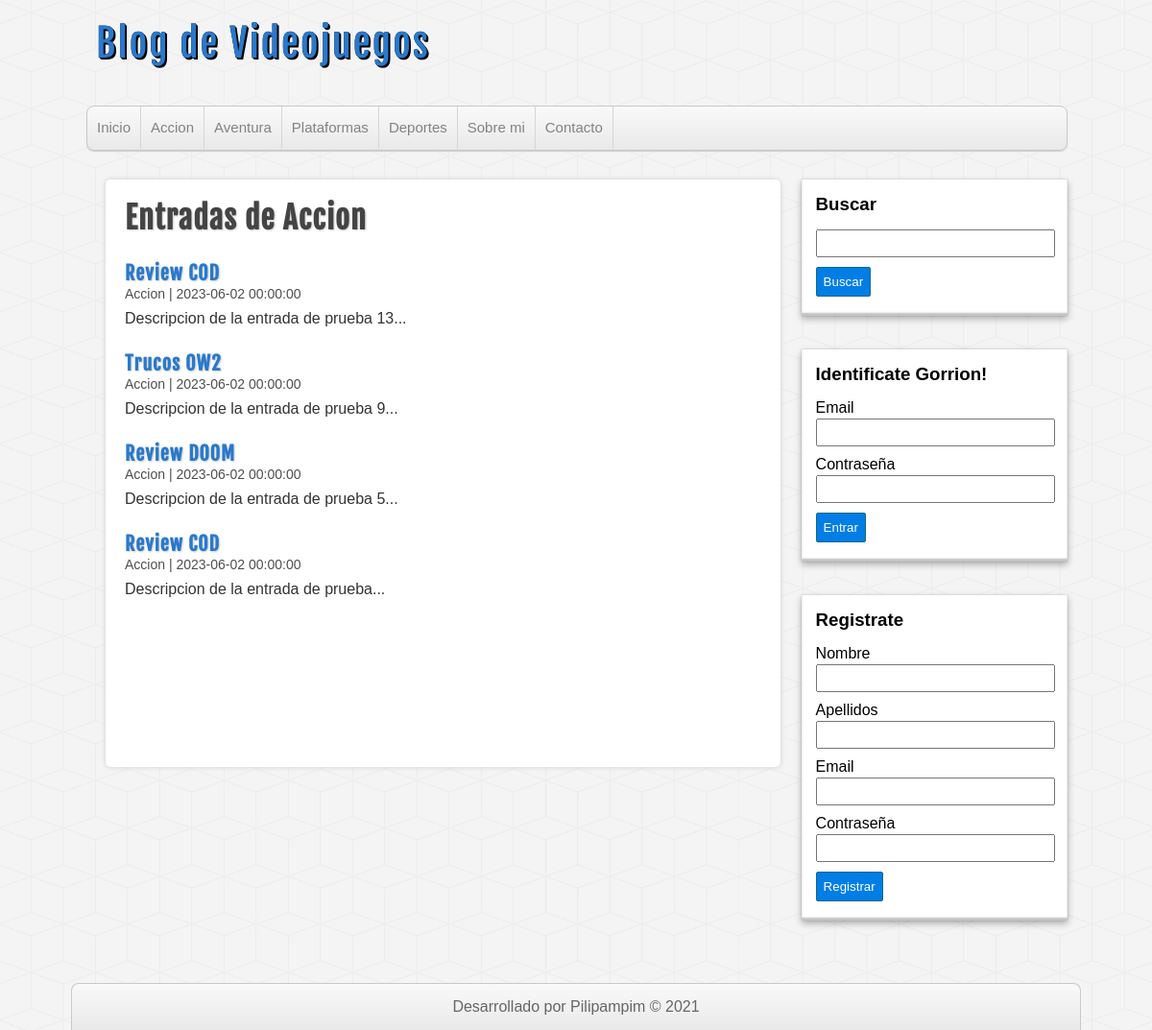
Page /proyecto-php/categoria.php?id=1 on the committed database.
### tables this page shows
CREATE TABLE categorias(
  id INT(11) NOT NULL AUTO_INCREMENT,
  nombre VARCHAR(100) NOT NULL,
  CONSTRAINT pk_categorias PRIMARY KEY(id)
);

CREATE TABLE entradas(
  id INT(11) NOT NULL AUTO_INCREMENT,
  usuario_id INT(11) NOT NULL,
  categoria_id INT(11) NOT NULL,
  titulo VARCHAR(255) NOT NULL,
  descripcion MEDIUMTEXT,
  fecha DATETIME NOT NULL DEFAULT CURRENT_TIMESTAMP,
  CONSTRAINT pk_entradas PRIMARY KEY(id),
  CONSTRAINT fk_entradas_usuarios FOREIGN KEY(usuario_id) REFERENCES usuarios(id),
  CONSTRAINT fk_entradas_categorias FOREIGN KEY(categoria_id) REFERENCES categorias(id)
);

### proyecto-php/includes/helpers.php (called while the page is built, shortened)
<?php
function conseguirCategorias($conexion)
{
    $sql = "SELECT * FROM categorias ORDER BY id ASC;";
    $categorias = mysqli_query($conexion, $sql);
    $resultado = array();
    if ($categorias && mysqli_num_rows($categorias) >= 0) {
        $resultado = $categorias;
    }
    return $resultado;
}
function conseguirCategoria($conexion, $id)
{
    $sql = "SELECT * FROM categorias WHERE id = $id;";
    $categorias = mysqli_query($conexion, $sql);
    $resultado = array();
    if ($categorias && mysqli_num_rows($categorias) >= 0) {
        $resultado = mysqli_fetch_assoc($categorias);
    }
    return $resultado;
}
function conseguirEntradas($conexion, $limit = null, $categoria = null, $busqueda = null)
{
    $sql = "SELECT e.*, c.nombre AS 'categoria' FROM entradas e " .
        "INNER JOIN categorias c ON e.categoria_id = c.id ";
    if (!empty($categoria)) {
        $sql .= "WHERE e.categoria_id = $categoria ";
    }
    $sql .= "ORDER BY e.id DESC ";
    $entradas = mysqli_query($conexion, $sql);
    return $entradas;
}

### proyecto-php/categoria.php (the view, shortened to what this page needs)
<?php require_once 'includes/conexion.php'; ?>
<?php require_once 'includes/helpers.php'; ?>
<?php
$categoria_actual = conseguirCategoria($db, $_GET['id']);
?>
<?php require_once 'includes/cabecera.php'; ?>
<?php require_once 'includes/lateral.php'; ?>
<div id="principal">
    <h1>Entradas de <?= $categoria_actual['nombre'] ?></h1>
    <?php
    $entradas = conseguirEntradas($db, null, $_GET['id']);
    if (!empty($entradas) && mysqli_num_rows($entradas) >= 1) :
        while ($entrada = mysqli_fetch_assoc($entradas)) :
    ?>
            <article class="entrada">
                <a href="entrada.php?id=<?= $entrada['id'] ?>">
                    <h2><?= $entrada['titulo'] ?></h2>
                    <span class="fecha"><?= $entrada['categoria'] . ' | ' . $entrada['fecha'] ?></span>
                    <p>
                        <?= substr($entrada['descripcion'], 0, 180) . "..." ?>
                    </p>
                </a>
            </article>
        <?php
        endwhile;
    else :
        ?>
        <div class="alerta">No hay entradas en esta categoría</div>
    <?php endif; ?>
</div>
<?php require_once 'includes/pie.php'; ?>
</body>
</html>

### proyecto-php/includes/cabecera.php (shortened to what this page needs)
<?php require_once 'conexion.php'; ?>
<?php require_once 'includes/helpers.php'; ?>
<!DOCTYPE html>
<html lang="en">
<head>
    <link rel="stylesheet" href="assets/css/style.css">
</head>
<body>
    <header id="cabecera">
        <div id="logo">
            <a href="index.php">
                Blog de Videojuegos
            </a>
        </div>
        <nav id="menu">
            <ul>
                <li>
                    <a href="index.php">Inicio</a>
                </li>
                <?php
                $categorias = conseguirCategorias($db);
                if (!empty($categorias)) :
                    while ($categoria = mysqli_fetch_assoc($categorias)) : ?>
                        <li>
                            <a href="categoria.php?id=<?= $categoria['id'] ?>"><?= $categoria['nombre'] ?></a>
                        </li>
                <?php
                    endwhile;
                endif;
                ?>
                <li>
                    <a href="index.php">Sobre mi</a>
                </li>
                <li>
                    <a href="index.php">Contacto</a>
                </li>
            </ul>
        </nav>
    </header>
    <div id="contenedor">

### proyecto-php/assets/css/style.css (style rules this page uses)
* { margin: 0px; padding: 0px; font-family: sans-serif, Helvetica, Arial; text-decoration: none; }
body { background: url(../img/cubes.png) #F4F4F4; }
.fecha { color: #4e4e4e; margin-top:5px; font-size: 14px; }
#cabecera { width: 85%; height: auto; background: transparent; margin: 0px auto; }
#logo { float:left; width: 540px; height: 110px; }
#logo a { font-family: "fajala", Helvetica; font-size: 40px; letter-spacing: 2px; color: #2979CD; text-shadow: 0px 0px 0px black, 1px 1px 0px black, 2px 2px 0px black; transition: all 500ms; line-height: 90px; margin-left: 10px; }
#menu { clear: both; width: 100%; height: 45px; background: linear-gradient(to bottom, #f9f9f9 0px, #e9e9e9 100%); border: 1px solid #C9C9C9; border-radius: 8px; box-shadow: 0px 1px 1px #ccc; overflow: hidden; }
#menu ul { list-style: none; }
#menu ul li { float: left; line-height: 44px; border-right: 1px solid #D6D6D6; }
#menu ul li a { display: block; padding-left: 10px; padding-right: 10px; font-size: 15px; color: #838282; }
#contenedor { width: 85%; height: auto; margin: 0px auto; margin-top: 30px; margin-bottom: 30px; }
#principal { float: left; width: 65%; min-height: 572px; background:white; border-radius: 5px; box-shadow: 0px 0px 5px #ccc; margin-left: 20px; padding: 20px; overflow: hidden; }
#principal a { color: #333; }
#principal h1 { font-size: 32px; color: #444; letter-spacing: 1px; text-shadow: 1px 1px 2px #ccc; font-family: "fajala"; }
#principal h2 { font-size: 20px; color: #2979CD; text-shadow: 1px 1px 2px #ccc; letter-spacing: 1px; font-family: "fajala"; margin-top: 25px; }
#principal p { margin-top: 8px; }

### rows in the picture
categorias: nombre "Accion"
categorias: nombre "Aventura"
categorias: nombre "Plataformas"
categorias: nombre "Deportes"
entradas: titulo "Review COD", categoria.nombre "Accion", fecha "2023-06-02 00:00:00", descripcion "Descripcion de la entrada de prueba 13"
entradas: titulo "Trucos OW2", categoria.nombre "Accion", fecha "2023-06-02 00:00:00", descripcion "Descripcion de la entrada de prueba 9"
entradas: titulo "Review DOOM", categoria.nombre "Accion", fecha "2023-06-02 00:00:00", descripcion "Descripcion de la entrada de prueba 5"
entradas: titulo "Review COD", categoria.nombre "Accion", fecha "2023-06-02 00:00:00", descripcion "Descripcion de la entrada de prueba"
